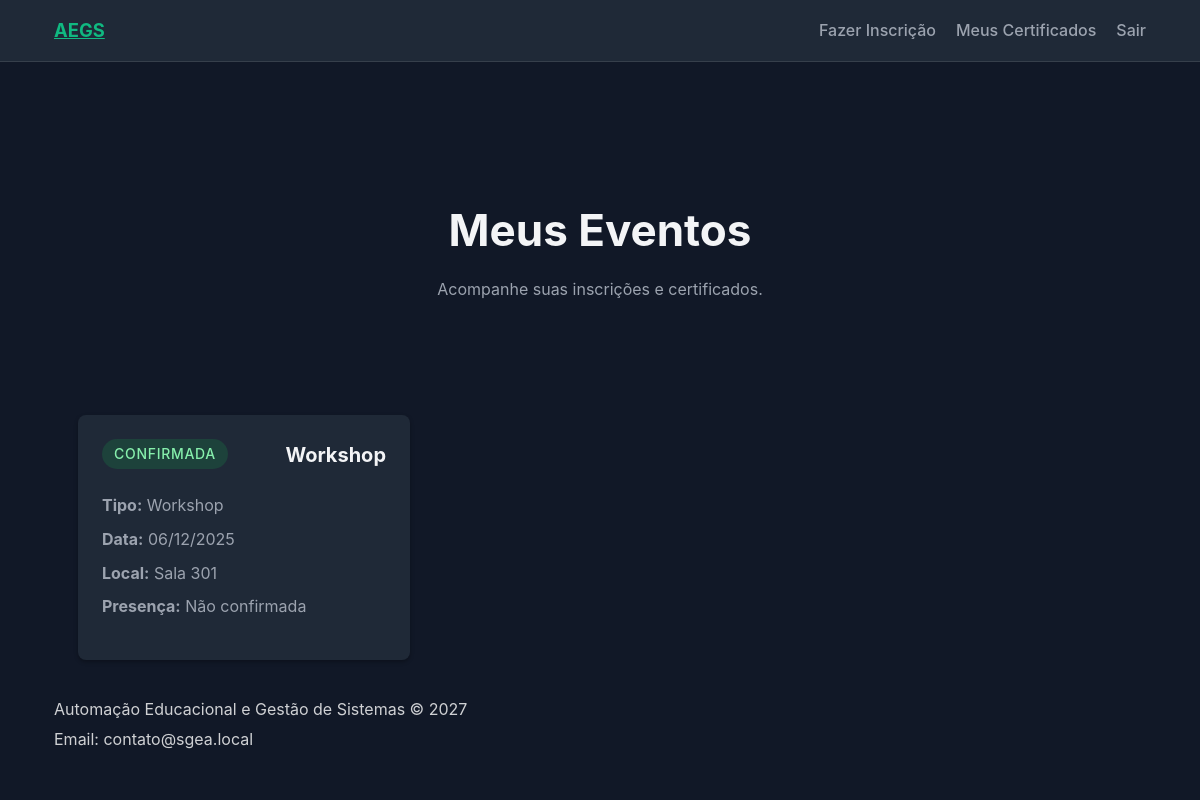
/meus-eventos/ (signed in), run on an earlier commit of the app's database.
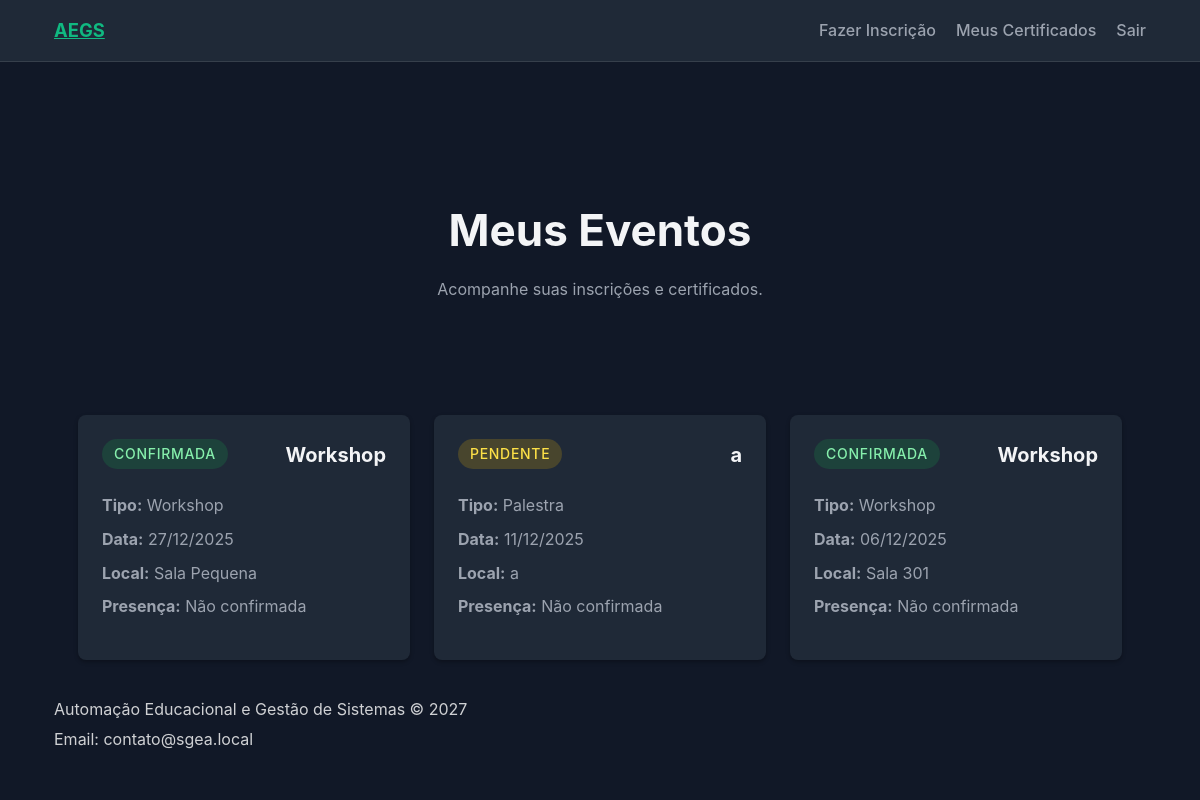
And on a later commit of the database.
### api/models.py (models this page shows, shortened)
class Inscricao(models.Model):
    evento = models.ForeignKey(
        Evento,
        on_delete=models.CASCADE,
        related_name="inscricoes",
    )
    participante = models.ForeignKey(
        Usuario,
        on_delete=models.CASCADE,
        related_name="inscricoes",
        limit_choices_to=Q(perfil__in=[PerfilChoices.ALUNO, PerfilChoices.PROFESSOR])
    )
    status = models.CharField(
        max_length=15,
        choices=InscricaoStatus.choices,
        default=InscricaoStatus.PENDENTE,
    )
    data_inscricao = models.DateTimeField(auto_now_add=True)
    atualizado_em = models.DateTimeField(auto_now=True)
    presenca_confirmada = models.BooleanField(default=False)
    class Meta:
        unique_together = ("evento", "participante")
        indexes = [
            models.Index(fields=["evento", "status"]),
            models.Index(fields=["participante"]),
        ]
        constraints = [
            models.CheckConstraint(
                name="inscricao_status_valido",
                check=Q(status__in=[choice[0] for choice in InscricaoStatus.choices])
            ),
        ]

class Evento(models.Model):
    tipo = models.CharField(max_length=20, choices=TipoEventoChoices.choices)
    titulo = models.CharField(max_length=150, blank=True, default="")
    data_inicio = models.DateField()
    data_fim = models.DateField()
    horario = models.TimeField(null=True, blank=True)
    local = models.CharField(max_length=150)
    capacidade = models.PositiveIntegerField()
    carga_horaria = models.PositiveIntegerField(default=4, help_text="Carga horária do evento em horas")
    banner = models.ImageField(upload_to='banners/', blank=True, null=True)
    organizador = models.ForeignKey(
        Usuario,
        on_delete=models.SET_NULL,
        related_name="eventos_organizados",
        limit_choices_to=Q(perfil__in=[PerfilChoices.ADMIN, PerfilChoices.ORGANIZADOR]),
        null=True,
        blank=True
    )
    professor_responsavel = models.ForeignKey(
        Usuario,
        on_delete=models.SET_NULL,
        related_name="eventos_responsavel",
        limit_choices_to=Q(perfil=PerfilChoices.PROFESSOR),
        help_text="Professor responsável pelo evento",
        null=True,
        blank=True,
    )
    criado_em = models.DateTimeField(auto_now_add=True)
    atualizado_em = models.DateTimeField(auto_now=True)
    class Meta:
        ordering = ["data_inicio", "tipo"]
        indexes = [
            models.Index(fields=["data_inicio"]),
            models.Index(fields=["tipo"]),
            models.Index(fields=["organizador"]),
        ]
        constraints = [
            models.CheckConstraint(
                name="evento_data_fim_gte_inicio",
                check=Q(data_fim__gte=F("data_inicio"))
            ),
            models.CheckConstraint(
                name="capacidade_positive",
                check=Q(capacidade__gt=0)
            ),
        ]

### api/views.py (the view)
# urls.py: path('meus-eventos/', MeusEventosView.as_view(), name='meus-eventos'),
@method_decorator(login_required(login_url='login'), name='dispatch')
class MeusEventosView(TemplateView):
    template_name = "api/meus_eventos.html"
    def get_context_data(self, **kwargs):
        context = super().get_context_data(**kwargs)
        context["inscricoes"] = (
            Inscricao.objects.filter(participante=self.request.user)
            .select_related("evento", "certificado")
            .order_by("-evento__data_inicio")
        )
        return context

### api/templates/api/meus_eventos.html (shortened to what this page needs)
{% extends 'api/base.html' %}
{% block content %}
<section class="hero">
    <h1>Meus Eventos</h1>
    <p>Acompanhe suas inscrições e certificados.</p>
</section>
<section class="container">
    {% if inscricoes %}
        <div class="grid-cards">
            {% for inscricao in inscricoes %}
                <article class="card">
                    <div class="card-header">
                        <span class="badge {{ inscricao.status|lower }}">{{ inscricao.get_status_display }}</span>
                        <h3>{{ inscricao.evento.titulo|default:inscricao.evento.get_tipo_display }}</h3>
                    </div>
                    <div class="card-body">
                        <ul>
                            <li><strong>Tipo:</strong> {{ inscricao.evento.get_tipo_display }}</li>
                            <li><strong>Data:</strong> {{ inscricao.evento.data_inicio|date:"d/m/Y" }}</li>
                            <li><strong>Local:</strong> {{ inscricao.evento.local }}</li>
                            <li><strong>Presença:</strong> {% if inscricao.presenca_confirmada %}Confirmada{% else %}Não confirmada{% endif %}</li>
                        </ul>
                    </div>
                </article>
            {% endfor %}
        </div>
    {% else %}
        <div class="empty-state">
            <p>Você ainda não se inscreveu em nenhum evento.</p>
            <a href="{% url 'inscricao-usuario' %}" class="btn">Ver eventos disponíveis</a>
        </div>
    {% endif %}
</section>
{% endblock %}

### api/templates/api/base.html (shortened to what this page needs)
{% load static %}
<!DOCTYPE html>
<html lang="pt-br">
<head>
    <link rel="stylesheet" href="{% static 'api/styles.css' %}">
</head>
<body>
    <header class="topbar">
        <div class="container">
            <a class="brand" href="{% if request.user.is_authenticated %}{% url 'dashboard' %}{% else %}{% url 'home' %}{% endif %}">AEGS</a>
            {% if request.user.is_authenticated %}
            <nav class="topbar-nav">
                {% if request.user.perfil == 'ADMIN' %}
                    <a href="{% url 'cadastro-usuario' %}">Cadastro de usuários</a>
                    <a href="{% url 'cadastro-evento' %}">Cadastro de eventos</a>
                    <a href="{% url 'inscricao-usuario' %}">Inscrições</a>
                    <a href="{% url 'presenca' %}">Presença</a>
                    <a href="{% url 'emissao-certificado' %}">Certificados</a>
                    <a href="{% url 'audit-logs' %}">Logs</a>
                {% elif request.user.perfil == 'ORGANIZADOR' %}
                    <a href="{% url 'cadastro-evento' %}">Cadastro de eventos</a>
                    <a href="{% url 'inscricao-usuario' %}">Inscrições</a>
                    <a href="{% url 'presenca' %}">Presença</a>
                    <a href="{% url 'emissao-certificado' %}">Emitir Certificados</a>
                    <a href="{% url 'audit-logs' %}">Logs</a>
                {% elif request.user.perfil == 'ALUNO' or request.user.perfil == 'PROFESSOR' %}
                    <a href="{% url 'inscricao-usuario' %}">Fazer Inscrição</a>
                    <a href="{% url 'emissao-certificado' %}">Meus Certificados</a>
                {% endif %}
                <a href="{% url 'logout' %}">Sair</a>
            </nav>
            {% endif %}
        </div>
    </header>
    <main class="container">
        {% block content %}{% endblock %}
    </main>
    <footer class="footer">
        <div class="container">
            <p>Automação Educacional e Gestão de Sistemas © 2027</p>
            <p>Email: contato@sgea.local</p>
        </div>
    </footer>
    <link rel="stylesheet" href="https://code.jquery.com/ui/1.13.2/themes/base/jquery-ui.css">
    <link rel="stylesheet" href="https://cdnjs.cloudflare.com/ajax/libs/jquery-timepicker/1.14.0/jquery.timepicker.min.css">
</body>
</html>

### api/static/api/styles.css (style rules this page uses)
:root { color-scheme: dark; --bg: #111827; --surface: #1f2937; --primary: #10b981; --primary-hover: #059669; --text: #f3f4f6; --muted: #9ca3af; }
* { box-sizing: border-box; }
body { margin: 0; font-family: 'Inter', system-ui, -apple-system, BlinkMacSystemFont, 'Segoe UI', sans-serif; background: var(--bg); color: var(--text); line-height: 1.6; }
.container { max-width: 1140px; margin: 0 auto; padding: 0 1.5rem; }
.topbar { background: var(--surface); border-bottom: 1px solid rgba(255, 255, 255, 0.1); position: sticky; top: 0; z-index: 10; }
.topbar .container { display: flex; align-items: center; justify-content: space-between; padding: 1rem 1.5rem; }
.brand { font-weight: 700; font-size: 1.15rem; color: var(--primary); }
.topbar-nav { display: flex; align-items: center; flex-wrap: wrap; gap: 0.75rem 1.25rem; }
.topbar nav a { margin-left: 0; color: var(--muted); text-decoration: none; font-weight: 500; }
.hero { padding: 6rem 0 3rem; text-align: center; }
.hero h1 { font-size: clamp(2rem, 3vw + 1rem, 2.75rem); margin-bottom: 0.75rem; }
.hero p { max-width: 640px; margin: 0 auto 2rem; color: var(--muted); }
.card { background: var(--surface); border-radius: 16px; padding: 1.75rem; box-shadow: 0 4px 12px rgba(0, 0, 0, 0.3); transition: transform 0.2s ease, box-shadow 0.2s ease; }
.footer { background: #111827; color: rgba(255, 255, 255, 0.8); padding: 2rem 0; }
.footer p { margin: 0.3rem 0; }
.badge { display: inline-block; padding: 0.4rem 0.85rem; border-radius: 8px; background: rgba(16, 185, 129, 0.1); color: var(--primary); font-weight: 600; font-size: 0.75rem; text-transform: uppercase; letter-spacing: 0.05em; margin-bottom: 0.5rem; }

### api/templates/api/meus_eventos.html (style rules this page uses)
.grid-cards { display: grid; grid-template-columns: repeat(auto-fill, minmax(300px, 1fr)); gap: 1.5rem; margin-top: 2rem; }
.card { background: var(--surface); border-radius: 8px; padding: 1.5rem; box-shadow: 0 2px 4px rgba(0,0,0,0.3); border: none; }
.card-header { display: flex; justify-content: space-between; align-items: flex-start; margin-bottom: 1rem; }
.card-header h3 { margin: 0; font-size: 1.25rem; }
.badge { padding: 0.25rem 0.75rem; border-radius: 999px; font-size: 0.875rem; font-weight: 500; }
.badge.confirmada { background: rgba(22, 163, 74, 0.2); color: #86efac; }
.badge.pendente { background: rgba(234, 179, 8, 0.2); color: #fde047; }
.card-body ul { list-style: none; padding: 0; margin: 0 0 1rem 0; }
.card-body li { margin-bottom: 0.5rem; color: var(--muted); }

What changed in the data, as far as the page shows it:
added Inscricao: status "CONFIRMADA", evento.titulo "Workshop", evento.tipo "Workshop", evento.data_inicio "27/12/2025", evento.local "Sala Pequena", presenca_confirmada "Não confirmada"
added Inscricao: status "PENDENTE", evento.titulo "a", evento.tipo "Palestra", evento.data_inicio "11/12/2025", evento.local "a", presenca_confirmada "Não confirmada"
